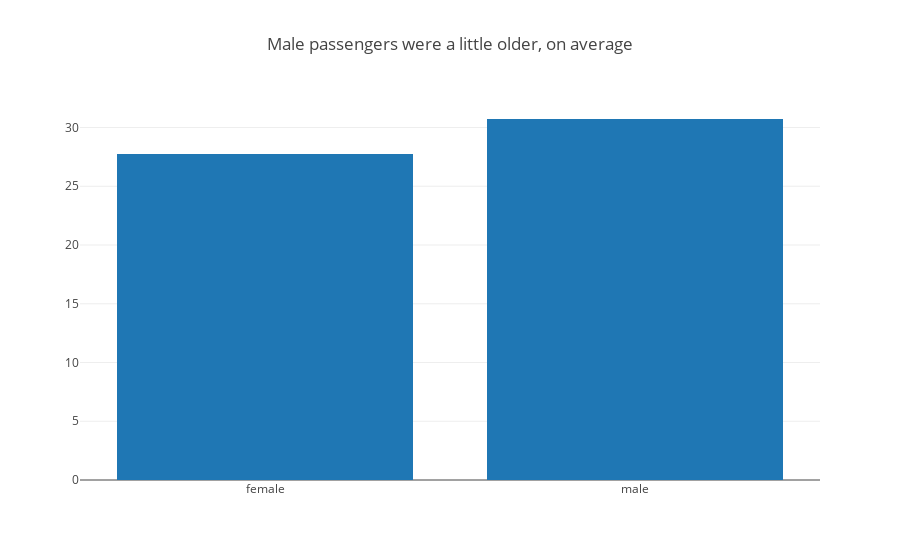

Notebook code for this chart:
### Code cell
# Let's display that with Plotly.
mydata = [go.Bar(
    x=results.index,
    y=results
)]

mylayout = go.Layout(
    title='Male passengers were a little older, on average'
)
fig = go.Figure(data=mydata, layout=mylayout)
iplot(fig)

### Figure 1 — Plotly figure (JSON) as saved in the notebook; plotly's stock layout.template omitted (floating-point values rounded to 4 significant figures)
{"data": [{"type": "bar", "x": ["female", "male"], "y": [27.75, 30.73]}], "layout": {"title": "Male passengers were a little older, on average"}}
